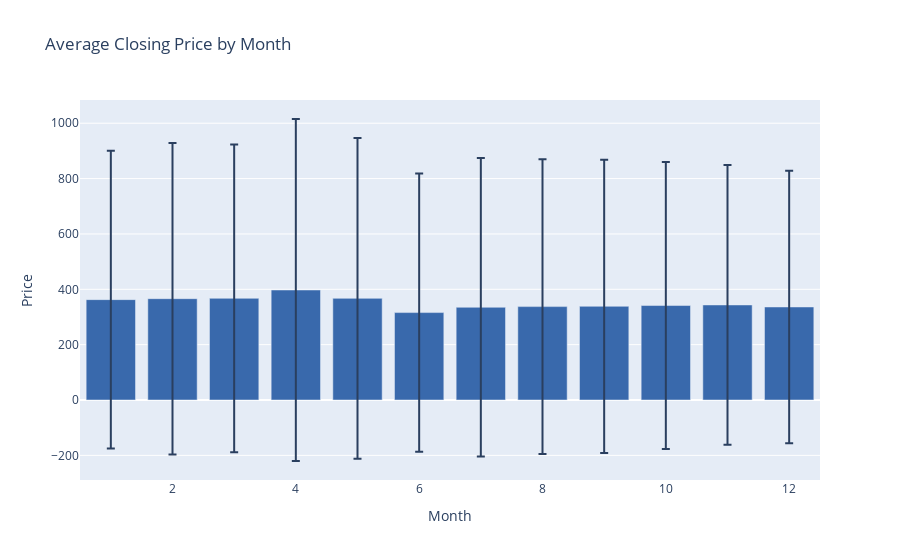

The notebook cell saved with this chart:
### Code cell
# 4. Seasonal/Temporal Analysis (Bar Chart with Standard Deviation)
fig4 = go.Figure()
fig4.add_trace(go.Bar(x=avg_close_by_month.index, y=avg_close_by_month.values, 
                     name="Avg Close", 
                     error_y=dict(type='data', array=std_close_by_month.values, visible=True), 
                     marker_color='rgb(57, 105, 172)'))

fig4.update_layout(title="Average Closing Price by Month", xaxis_title="Month", yaxis_title="Price")

### Figure 1 — Plotly figure (JSON) as saved in the notebook; plotly's stock layout.template omitted (floating-point values rounded to 4 significant figures)
{"data": [{"error_y": {"array": [538.3, 562.8, 556.2, 617.8, 579.4, 502.8, 539.0, 532.3, 529.6, 518.4, 505.4, 492.0], "type": "data", "visible": true}, "marker": {"color": "rgb(57, 105, 172)"}, "name": "Avg Close", "type": "bar", "x": [1, 2, 3, 4, 5, 6, 7, 8, 9, 10, 11, 12], "y": [362.6, 366.2, 367.4, 397.5, 367.3, 315.9, 335.0, 337.4, 338.5, 341.4, 343.4, 336.1]}], "layout": {"title": {"text": "Average Closing Price by Month"}, "xaxis": {"title": {"text": "Month"}}, "yaxis": {"title": {"text": "Price"}}}}
